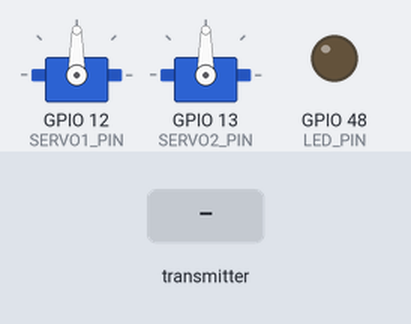
This sketch was run on a simulated ESP32-S3. Parts: 2 × servo, output pins drawn as LEDs (lit = HIGH). Dashed ring = blinking. Inputs (shaded band) come from the test bench. What the sketch prints to the serial monitor is not drawn.

Above: at 2.7 s.
2.8 s: the transmitter starts sending accelX = 25
At 3.09 s:
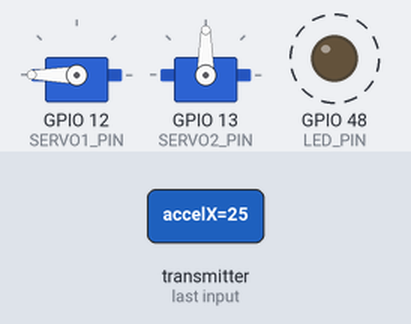
5.8 s: the transmitter starts sending handPosition = 64
At 8.09 s:
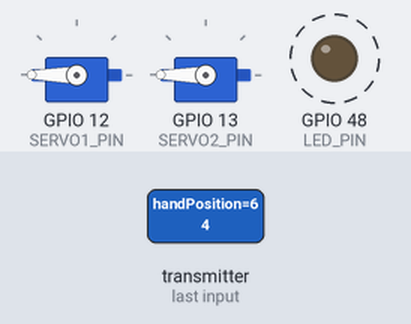
8.8 s: the transmitter starts sending accelX = 0
At 9.09 s:
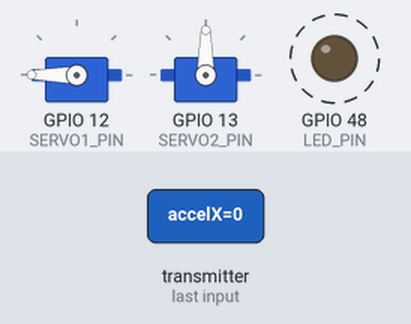
11.8 s: the transmitter starts sending accelX = 50
At 12.09 s:
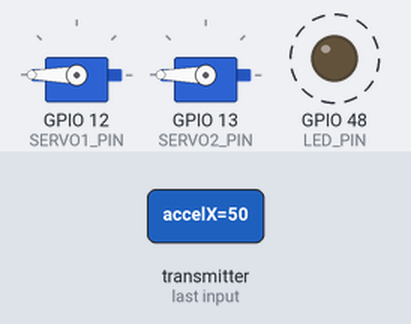
Timing chart, 0 to 15.8 s (numbered marks = the images above; inputs shaded):
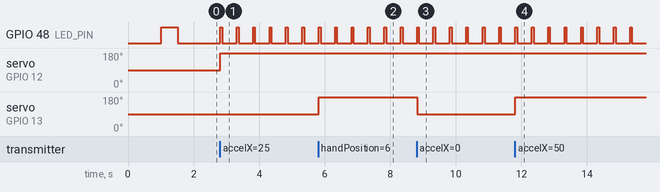

The sketch:

Receptor_Brazo.ino
```cpp
/*
 * SPRINT 1 - RECEPTOR (ESP32-S3 en Brazo Robótico)
 * Sistema de Tele-operación Brazo Robótico 2DOF
 *
 * Este código:
 * 1. Recibe datos de la IMU por ESP-NOW
 * 2. Controla 2 servomotores MG90S según la posición de la mano
 * 3. Implementa lógica de selección de servo según eje Z
 *
 * LÓGICA DE CONTROL:
 * - Mano ABAJO (handPosition=0): Controla SERVO1 (base del brazo)
 * - Mano ARRIBA (handPosition=1): Controla SERVO2 (extremo del brazo)
 *
 * HARDWARE:
 * - ESP32-S3 (siempre va con el brazo robótico)
 * - 2x Servomotores MG90S
 * - IMU MPU6050 en el extremo del brazo (opcional para feedback)
 *
 * CONEXIONES ESP32-S3:
 * - Servo1 (Base): GPIO 12
 * - Servo2 (Extremo): GPIO 13
 * - LED indicador: GPIO 48
 * - I2C (opcional): SDA=GPIO 8, SCL=GPIO 10 (NO usar GPIO 9)
 *
 * REGLAS GPIO ESP32-S3:
 * ✅ Usar GPIO 1-10, 12-15, 21, 45-48 para OUTPUT
 * ❌ NUNCA usar GPIO 19/20 (USB D-/D+)
 * ❌ GPIO 9 tiene problemas - usar GPIO 10 para SCL
 */

#include <esp_now.h>
#include <WiFi.h>
#include <ESP32Servo.h>

// ========== CONFIGURACIÓN DE PINES ==========
#define SERVO1_PIN 12   // Servo base (se activa cuando mano está abajo)
#define SERVO2_PIN 13   // Servo extremo (se activa cuando mano está arriba)
#define LED_PIN 48      // LED integrado ESP32-S3

// ========== OBJETOS SERVO ==========
Servo servo1;  // Base
Servo servo2;  // Extremo

// ========== ESTRUCTURA DE DATOS ==========
typedef struct struct_message {
  float accelX;
  float accelY;
  float accelZ;
  float gyroX;
  float gyroY;
  float gyroZ;
  unsigned long timestamp;
  uint8_t handPosition;  // 0=abajo (servo1), 1=arriba (servo2)
} struct_message;

struct_message receivedData;

// ========== VARIABLES DE CONTROL ==========
int servo1Position = 90;  // Posición central inicial
int servo2Position = 90;  // Posición central inicial
uint8_t activeServo = 1;  // Por defecto, servo2 está activo (extremo)
unsigned long lastReceiveTime = 0;
const unsigned long TIMEOUT = 500;  // Timeout de 500ms sin datos

// Variables para mapeo de movimiento
// Espacio de trabajo del operador: ±4G en X e Y
const float ACCEL_MIN = -4.0;  // -4G
const float ACCEL_MAX = 4.0;   // +4G
const int SERVO_MIN = 0;       // Ángulo mínimo servo
const int SERVO_MAX = 180;     // Ángulo máximo servo

// ========== CALLBACK ESP-NOW ==========
void OnDataRecv(const uint8_t *mac, const uint8_t *incomingData, int len) {
  // Copiar datos recibidos
  memcpy(&receivedData, incomingData, sizeof(receivedData));
  lastReceiveTime = millis();

  // Actualizar servo activo según posición de la mano
  activeServo = receivedData.handPosition;

  // Parpadear LED al recibir datos
  digitalWrite(LED_PIN, HIGH);

  // Mapear aceleraciones a ángulos de servos
  // AccelX controla el movimiento principal del servo activo
  // AccelY puede usarse para refinamiento o segundo eje

  if (activeServo == 0) {
    // Mano ABAJO - Controlar SERVO1 (base)
    servo1Position = map(receivedData.accelX * 100, -400, 400, SERVO_MIN, SERVO_MAX);
    servo1Position = constrain(servo1Position, SERVO_MIN, SERVO_MAX);
    servo1.write(servo1Position);

  } else {
    // Mano ARRIBA - Controlar SERVO2 (extremo)
    servo2Position = map(receivedData.accelX * 100, -400, 400, SERVO_MIN, SERVO_MAX);
    servo2Position = constrain(servo2Position, SERVO_MIN, SERVO_MAX);
    servo2.write(servo2Position);
  }

  // Debug por serial (cada 10 recepciones)
  static int debugCounter = 0;
  if (debugCounter++ >= 10) {
    debugCounter = 0;
    Serial.print("Recibido | AccelX: "); Serial.print(receivedData.accelX, 2);
    Serial.print(" | AccelY: "); Serial.print(receivedData.accelY, 2);
    Serial.print(" | AccelZ: "); Serial.print(receivedData.accelZ, 2);
    Serial.print(" | Mano: ");
    Serial.print(activeServo == 1 ? "ARRIBA" : "ABAJO");
    Serial.print(" | Servo activo: "); Serial.print(activeServo == 0 ? "1" : "2");
    Serial.print(" | Ángulo: ");
    Serial.println(activeServo == 0 ? servo1Position : servo2Position);
  }
}

// ========== SETUP ==========
void setup() {
  // Inicializar Serial
  Serial.begin(115200);
  delay(1000);
  Serial.println("\n=== SPRINT 1 - RECEPTOR (Brazo Robótico) ===");
  Serial.println("ESP32-S3 con 2x Servos MG90S + ESP-NOW");

  // Configurar LED
  pinMode(LED_PIN, OUTPUT);
  digitalWrite(LED_PIN, LOW);

  // Configurar e inicializar servos
  ESP32PWM::allocateTimer(0);
  ESP32PWM::allocateTimer(1);

  servo1.setPeriodHertz(50);  // Frecuencia estándar para servos
  servo2.setPeriodHertz(50);

  servo1.attach(SERVO1_PIN, 500, 2400);  // Min/Max pulse width para MG90S
  servo2.attach(SERVO2_PIN, 500, 2400);

  // Posición inicial (centro)
  servo1.write(servo1Position);
  servo2.write(servo2Position);

  Serial.println("✓ Servos inicializados");
  Serial.println("  Servo1 (Base): GPIO12");
  Serial.println("  Servo2 (Extremo): GPIO13");
  Serial.println("  Posición inicial: 90°");

  // Configurar WiFi en modo estación
  WiFi.mode(WIFI_STA);
  WiFi.disconnect();
  Serial.print("✓ MAC Address: ");
  Serial.println(WiFi.macAddress());

  // Inicializar ESP-NOW
  if (esp_now_init() != ESP_OK) {
    Serial.println("✗ ERROR: Fallo al inicializar ESP-NOW");
    return;
  }

  Serial.println("✓ ESP-NOW inicializado");

  // Registrar callback de recepción
  esp_now_register_recv_cb(OnDataRecv);

  Serial.println("\n=== Sistema listo ===");
  Serial.println("Esperando datos del guante...\n");

  digitalWrite(LED_PIN, HIGH);
  delay(500);
  digitalWrite(LED_PIN, LOW);
}

// ========== LOOP ==========
void loop() {
  // Verificar timeout (sin datos recibidos)
  if (millis() - lastReceiveTime > TIMEOUT && lastReceiveTime > 0) {
    // Timeout - volver a posición de seguridad
    static bool timeoutWarning = false;
    if (!timeoutWarning) {
      Serial.println("⚠ TIMEOUT: Sin datos del transmisor");
      Serial.println("  Volviendo a posición de seguridad (90°)");
      timeoutWarning = true;
    }

    // Mover gradualmente a posición central
    if (servo1Position != 90) {
      servo1Position += (servo1Position < 90) ? 1 : -1;
      servo1.write(servo1Position);
    }
    if (servo2Position != 90) {
      servo2Position += (servo2Position < 90) ? 1 : -1;
      servo2.write(servo2Position);
    }

    delay(20);
  }

  // Apagar LED después de recibir
  static unsigned long ledTime = 0;
  if (digitalRead(LED_PIN) == HIGH && millis() - lastReceiveTime > 50) {
    digitalWrite(LED_PIN, LOW);
  }

  delay(10);
}
```

Measured:
- after the input at 2.8 s, GPIO 48 (LED_PIN): alternates HIGH for 0.05 s and LOW for 0.44 s, starting at once; servo on GPIO 12 (SERVO1_PIN): 90° → 180° at once
- after the input at 5.8 s, servo on GPIO 13 (SERVO2_PIN): 90° → 180° at once
- after the input at 8.8 s, servo on GPIO 13 (SERVO2_PIN): 180° → 90° at once
- after the input at 11.8 s, servo on GPIO 13 (SERVO2_PIN): 90° → 180° at once
